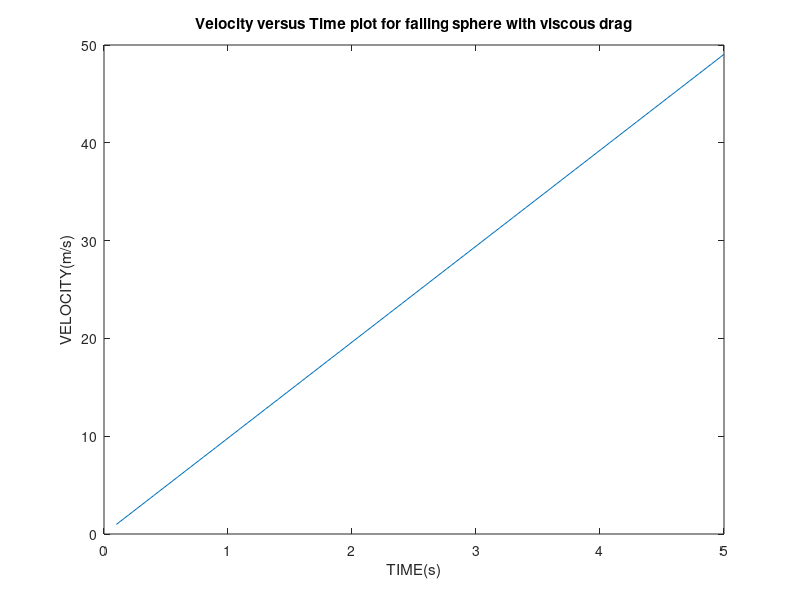

Write MATLAB code to recreate this figure.
clear all;
clc;
M = 20;
D = 0;
t = 0.1;
v = 0;
for i = 1:50
    dvdt(i) = (1/M)*(M*9.81-(D*v))*t;
    v = dvdt(i);
    t = t+0.1;
end
plot(0.1:0.1:5,dvdt);
xlabel('TIME(s)');
ylabel('VELOCITY(m/s)');
title('Velocity versus Time plot for falling sphere with viscous drag');
